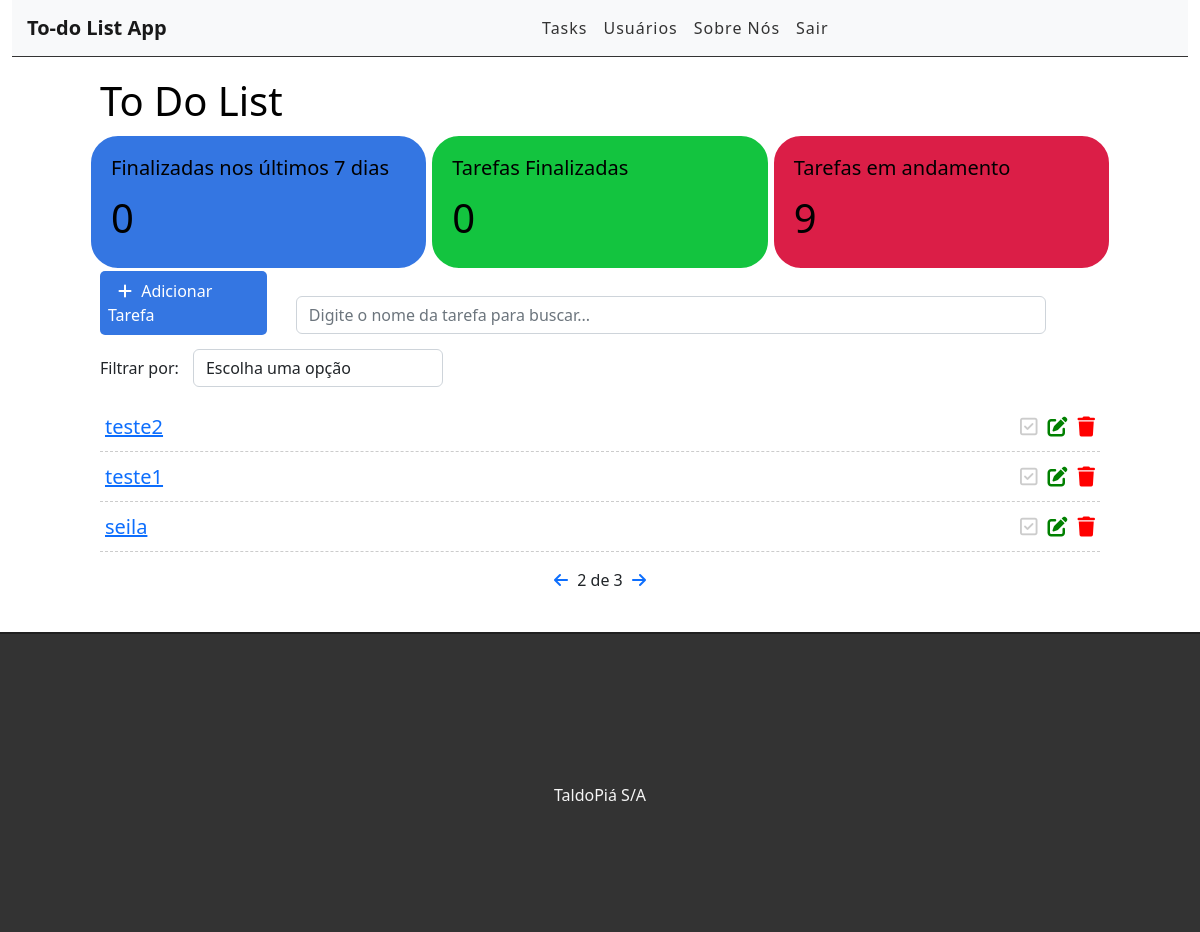
Page /?page=2 (signed in) on the committed database.
### tasks/models.py (models this page shows, shortened)
class Task(models.Model):
    STATUS=(
        ("doing", "Doing"),
        ("done", "Done"),
    )
    title = models.CharField(max_length=255, blank=True)
    description = models.TextField()
    done = models.CharField(
        max_length=5,
        choices=STATUS,
    )
    user = models.ForeignKey(get_user_model(), on_delete=models.CASCADE)
    created_at = models.DateTimeField(auto_now_add=True)
    updated_at = models.DateTimeField(auto_now=True)

### tasks/views.py (the view)
# urls.py: path("", views.tasklist, name='tasklist'),
@login_required
def tasklist(request):
    search = request.GET.get('search')
    filter = request.GET.get('filter')
    tasksDoneRecently = Task.objects.filter(user=request.user, done="done", updated_at__gt=datetime.datetime.now()-datetime.timedelta(days=7)).count()
    tasksDone = Task.objects.filter(user=request.user, done="done").count()
    tasksNotDone = Task.objects.filter(user=request.user, done="doing").count()
    if search:
        tasks = Task.objects.filter(user=request.user, title__icontains=search).order_by("-created_at")
    elif filter:
        tasks = Task.objects.filter(user=request.user, done=filter).order_by("-created_at")
    else:
        tasks_list = Task.objects.filter(user=request.user).order_by("-created_at")
        paginator = Paginator(tasks_list, 3)
        page = request.GET.get("page")
        tasks = paginator.get_page(page)
    return render(
        request,
        'tasks/list.html',
        {"tasks": tasks, "tasksDoneRecently": tasksDoneRecently, "tasksDone": tasksDone, "tasksNotDone": tasksNotDone}
    )

### tasks/templates/tasks/list.html (shortened to what this page needs)
{% extends 'base.html'%}
{% block content %}
<div class="offset-1 col-10 list-div">
    <h1>To Do List</h1>
    <div class="container dashboard">
        <div class="row">
            <div class="col-4 dashboard-box" id="dashboard-lastdays">
                <h4>Finalizadas nos últimos 7 dias</h4>
                <span>{{ tasksDoneRecently }}</span>
            </div>
            <div class="col-4 dashboard-box" id="dashboard-done">
                <h4>Tarefas Finalizadas</h4>
                <span>{{ tasksDone }}</span>
            </div>
            <div class="col-4 dashboard-box" id="dashboard-doing">
                <h4>Tarefas em andamento</h4>
                <span>{{ tasksNotDone }}</span>
            </div>
        </div>
    </div>
    <a id="add-link" href="newtask/">
        <div class="col-2 add-div">
            <i class="fas fa-plus"></i> Adicionar Tarefa
        </div>
    </a>
    <div class="col-9 search-div">
        <form method="get" id="search-form">
            <input class="form-control" type="text" id="search" name="search" placeholder="Digite o nome da tarefa para buscar..." value="{{ request.GET.search }}">
        </form>
    </div>
    <div class="col-12 filter-div">
        <span>Filtrar por: </span>
        <select name="filter" id="filter" class="form-control">
            <option value="">Escolha uma opção</option>
        </select>
    </div>
    <ul class="task-list">
        {% for task in tasks %}
        {% if task.done == "doing" %}
        <li class="task-item">
        {% else %}
        <li class="task-item-done">
        {% endif %}
            <span class="task-title"><a href="task/{{task.id}}">{{task.title}}</a></span>
            <a href="delete/{{task.id}}" class="delete-btn"><span><i class="fas fa-trash"></i></span></a>
            <a href="edit/{{task.id}}" class="edit-btn"><span><i class="fas fa-edit"></i></span></a>
            <a href="check/{{task.id}}" class="check-btn"><span><i class="fa fa-check-square-o"></i></span></a>
        </li>
        {% endfor %}
    </ul>
    <div class="pagination">
        <span class="step-links">
            {% if tasks.has_previous %}
                <a href="?page={{ tasks.previous_page_number }}"><i class="fas fa-arrow-left"></i></a>
            {% endif %}
            {% if tasks.paginator.num_pages %}
            <span class="current">
                {{ tasks.number }} de {{ tasks.paginator.num_pages }}
            </span>
            {% endif %}
            {% if tasks.has_next %}
                <a href="?page={{ tasks.next_page_number }}"><i class="fas fa-arrow-right"></i></a>
            {% endif %}
        </span>
    </div>
</div>
{% endblock %}

### tasks/static/css/style.css (style rules this page uses)
h1 { color: black; }
.dashboard { padding: 0%; width: 100%; display: inline-block; }
.dashboard h4 { font-size: 20px; color: black; }
.dashboard span { font-size: 40px; color: black; display: block; width: 100%; }
.dashboard-box { float: left; color: #fff; padding: 20px; border: #fff; border-style: solid; border-radius: 30px; box-sizing: border-box; }
#dashboard-lastdays { background-color: #3476e2; }
#dashboard-done { background-color: #13c43f; }
#dashboard-doing { background-color: #db1e47; }
#add-link { text-decoration: none; }
.add-div { background-color: #3476e2; cursor: pointer; display: inline-block; color: #fff; padding: 8px; border-radius: 5px; margin-right: 25px; }
.fas.fa-plus { color: #FFF; margin-left: 10px; margin-right: 5px; }
.filter-div { margin-bottom: 15px; padding: 0; }
#filter { display: inline-block; width: 25%; margin-left: 10px; }
.search-div { padding: 0px; margin-top: 15px; margin-bottom: 15px; display: inline-block; }
.list-div { padding: 0; margin-bottom: 40px; }
.task-list { padding-left: 0; }
.task-item { list-style: none; font-size: 20px; height: 50px; padding-top: 10px; border-bottom: 1px dashed #ccc; }
.task-title { margin-left: 5px; }
.fas.fa-trash, .fas.fa-edit, .fa.fa-check-square-o { cursor: pointer; margin: 5px; font-size: 20px; float: right; }
.fas.fa-trash { color: red !important; }
.fas.fa-edit { color: green !important; }
.task-item .fa.fa-check-square-o { color: #ccc !important; }
.pagination { margin-bottom: 20px; }
.step-links { position: relative; margin-left: auto; margin-right: auto; }
.step-links .current { margin-left: 5px; margin-right: 5px; }

### rows in the picture
Task: title "teste2"
Task: title "teste1"
Task: title "seila"

### other values in the picture
{{ tasksDoneRecently }} "0"
{{ tasksDone }} "0"
{{ tasksNotDone }} "9"
{{ tasks.number }} "2"
{{ tasks.paginator.num_pages }} "3"
